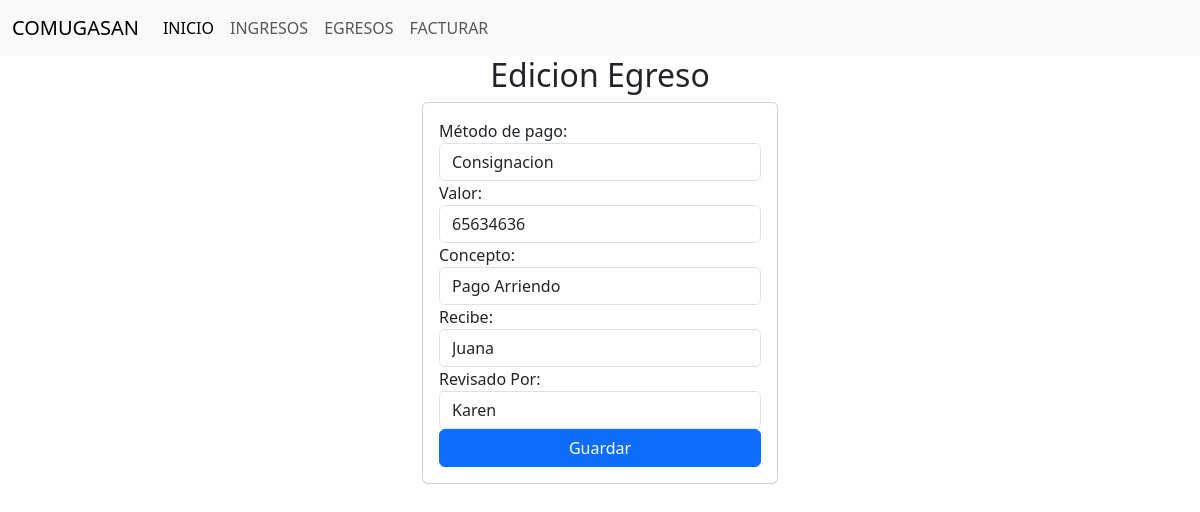
Page /egresos/edicionEgreso/18 on the earlier database version.
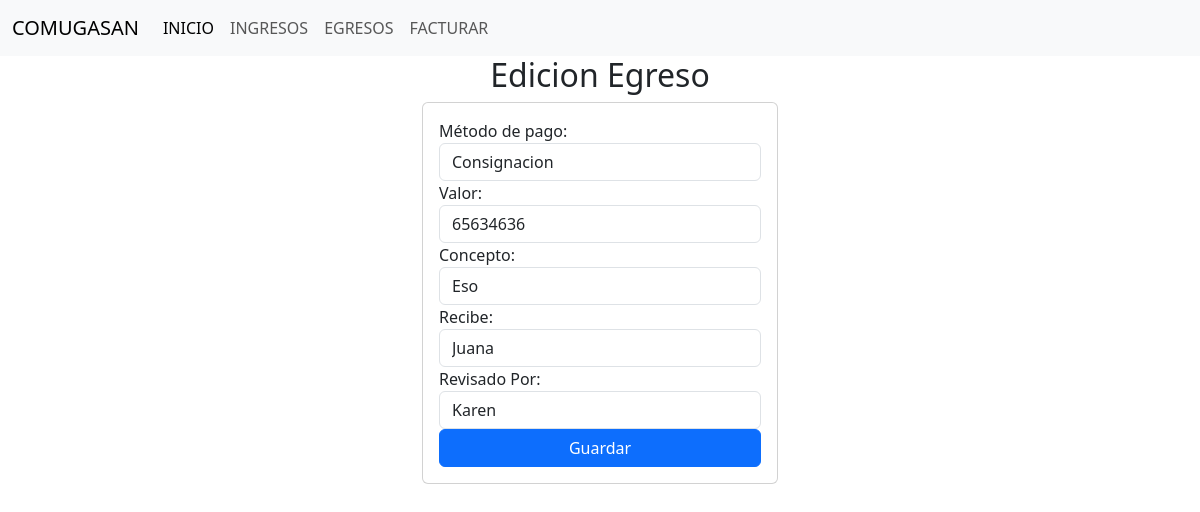
Same page on the later database version.
### comite/models.py (models this page shows, shortened)
class Egresos(models.Model):
    nEgreso = models.AutoField(primary_key=True)
    tipo_pago = models.CharField(max_length=20)
    valorEgreso = models.IntegerField(default=0,blank=True,null=True)
    concepto = models.CharField(max_length=200)
    ciudad = models.CharField(max_length=100,default='San Juan Nepomuceno',editable=False)
    recibe = models.CharField(max_length=100, null=False)
    aprobado = models.CharField(max_length=100,default='Jorge Arzuaga',editable=False)
    revisado = models.CharField(max_length=100,default='Jorge Arzuaga',null=False)
    contabilizado = models.CharField(max_length=100,default='Eduard Posso',editable=False)
    fecha = models.DateTimeField(auto_now_add=True,editable=False)

### comite/views.py (the view)
# urls.py: path('egresos/edicionEgreso/<nEgreso>',views.edicionEgreso),
def edicionEgreso(request,nEgreso):
    egreso = Egresos.objects.get(nEgreso=nEgreso)
    return render(request,"egresos/edicionEgresos.html",{"egreso":egreso})

### comite/templates/egresos/edicionEgresos.html (shortened to what this page needs)
{% extends "base.html" %}
{% block body %}
    <div class="row">
        <div class="col-md-4 offset-md-4" >
            <h2 style="text-align: center;">Edicion Egreso</h2>
            <div class="card">
                <div class="card-body">
                    <form action="/egresos/editarEgreso/{{egreso.nEgreso}}/" method="POST">{% csrf_token %}
                        <div class="form-group">
                            <label for="tipo_pago">Método de pago:</label>
                            <select id="tipo_pago" class="form-control" name="tipo_pago">
                                <option value="Consignacion" {% if egreso.tipo_pago == "Consignacion" %}selected{% endif %}>Consignacion</option>
                            </select>
                            <div class="form-group">
                                <label>Valor:</label>
                                <input  class="form-control" type="text" id="valorEgreso" name="valorEgreso" value= "{{egreso.valorEgreso}}" maxlength="20" required >
                            </div>
                            <div>
                                <label for="concepto">Concepto:</label>
                                <select id="concepto" class="form-control" name="concepto">
                                    <option value="{{egreso.concepto}}" {% if  egreso.concepto != "{{egreso.otroConcepto}}" %}selected{% endif %}>{{egreso.concepto}}</option>
                                </select>
                            </div>
                            <div class="form-group" class="form-control">
                                <label>Recibe:</label>
                                <input  class="form-control" type="text" id="recibe" name="recibe" value= "{{egreso.recibe}}" maxlength="100" required >
                            </div>
                            <div class="form-group" class="form-control">
                                <label>Revisado Por:</label>
                                <input  class="form-control" type="text" id="revisado" name="revisado" value= "{{egreso.revisado}}" maxlength="100" required >
                            </div>
                            <div class="form-group">
                                <button type="submit" class="btn btn-primary w-100 text-white">Guardar</button>
                            </div>
                    </form>
                </div>
            </div>
        </div>
    </div>
{% endblock %}

Differences in the rows shown:
changed Egresos "Consignacion": concepto "Pago Arriendo" → "Eso"
